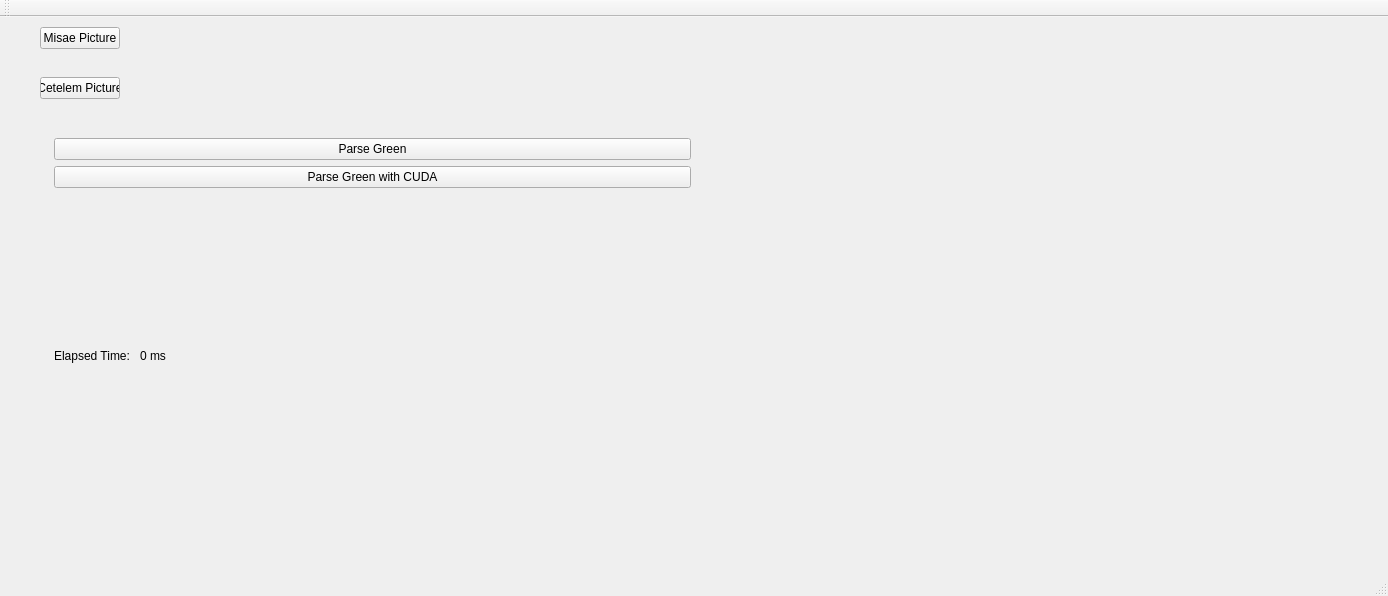
<?xml version="1.0" encoding="UTF-8"?>
<ui version="4.0">
 <class>MainWindow</class>
 <widget class="QMainWindow" name="MainWindow">
  <property name="geometry">
   <rect>
    <x>0</x>
    <y>0</y>
    <width>1388</width>
    <height>596</height>
   </rect>
  </property>
  <property name="sizePolicy">
   <sizepolicy hsizetype="Preferred" vsizetype="Preferred">
    <horstretch>100</horstretch>
    <verstretch>100</verstretch>
   </sizepolicy>
  </property>
  <property name="windowTitle">
   <string>MainWindow</string>
  </property>
  <widget class="QWidget" name="centralWidget">
   <widget class="QWidget" name="horizontalLayoutWidget">
    <property name="geometry">
     <rect>
      <x>30</x>
      <y>110</y>
      <width>1321</width>
      <height>401</height>
     </rect>
    </property>
    <layout class="QHBoxLayout" name="horizontalLayout">
     <property name="sizeConstraint">
      <enum>QLayout::SetNoConstraint</enum>
     </property>
     <item>
      <widget class="QLabel" name="picToParse">
       <property name="text">
        <string/>
       </property>
      </widget>
     </item>
     <item>
      <layout class="QVBoxLayout" name="verticalLayout">
       <item>
        <widget class="QPushButton" name="parseButton">
         <property name="text">
          <string>Parse Green</string>
         </property>
        </widget>
       </item>
       <item>
        <widget class="QPushButton" name="cudaButton">
         <property name="text">
          <string>Parse Green with CUDA</string>
         </property>
        </widget>
       </item>
       <item>
        <layout class="QHBoxLayout" name="horizontalLayout_2">
         <item>
          <widget class="QLabel" name="label">
           <property name="text">
            <string>Elapsed Time: </string>
           </property>
          </widget>
         </item>
         <item>
          <widget class="QLabel" name="timeValue">
           <property name="text">
            <string>0 ms</string>
           </property>
          </widget>
         </item>
         <item>
          <spacer name="horizontalSpacer">
           <property name="orientation">
            <enum>Qt::Horizontal</enum>
           </property>
           <property name="sizeHint" stdset="0">
            <size>
             <width>40</width>
             <height>20</height>
            </size>
           </property>
          </spacer>
         </item>
        </layout>
       </item>
      </layout>
     </item>
     <item>
      <widget class="QLabel" name="resultPic">
       <property name="text">
        <string/>
       </property>
      </widget>
     </item>
     <item>
      <spacer name="horizontalSpacer_2">
       <property name="orientation">
        <enum>Qt::Horizontal</enum>
       </property>
       <property name="sizeHint" stdset="0">
        <size>
         <width>40</width>
         <height>20</height>
        </size>
       </property>
      </spacer>
     </item>
    </layout>
   </widget>
   <widget class="QPushButton" name="misae">
    <property name="geometry">
     <rect>
      <x>40</x>
      <y>10</y>
      <width>80</width>
      <height>22</height>
     </rect>
    </property>
    <property name="text">
     <string>Misae Picture</string>
    </property>
   </widget>
   <widget class="QPushButton" name="cetelem">
    <property name="geometry">
     <rect>
      <x>40</x>
      <y>60</y>
      <width>80</width>
      <height>22</height>
     </rect>
    </property>
    <property name="text">
     <string>Cetelem Picture</string>
    </property>
   </widget>
  </widget>
  <widget class="QMenuBar" name="menuBar">
   <property name="geometry">
    <rect>
     <x>0</x>
     <y>0</y>
     <width>1388</width>
     <height>21</height>
    </rect>
   </property>
  </widget>
  <widget class="QToolBar" name="mainToolBar">
   <attribute name="toolBarArea">
    <enum>TopToolBarArea</enum>
   </attribute>
   <attribute name="toolBarBreak">
    <bool>false</bool>
   </attribute>
  </widget>
  <widget class="QStatusBar" name="statusBar"/>
 </widget>
 <layoutdefault spacing="6" margin="11"/>
 <resources/>
 <connections/>
</ui>
